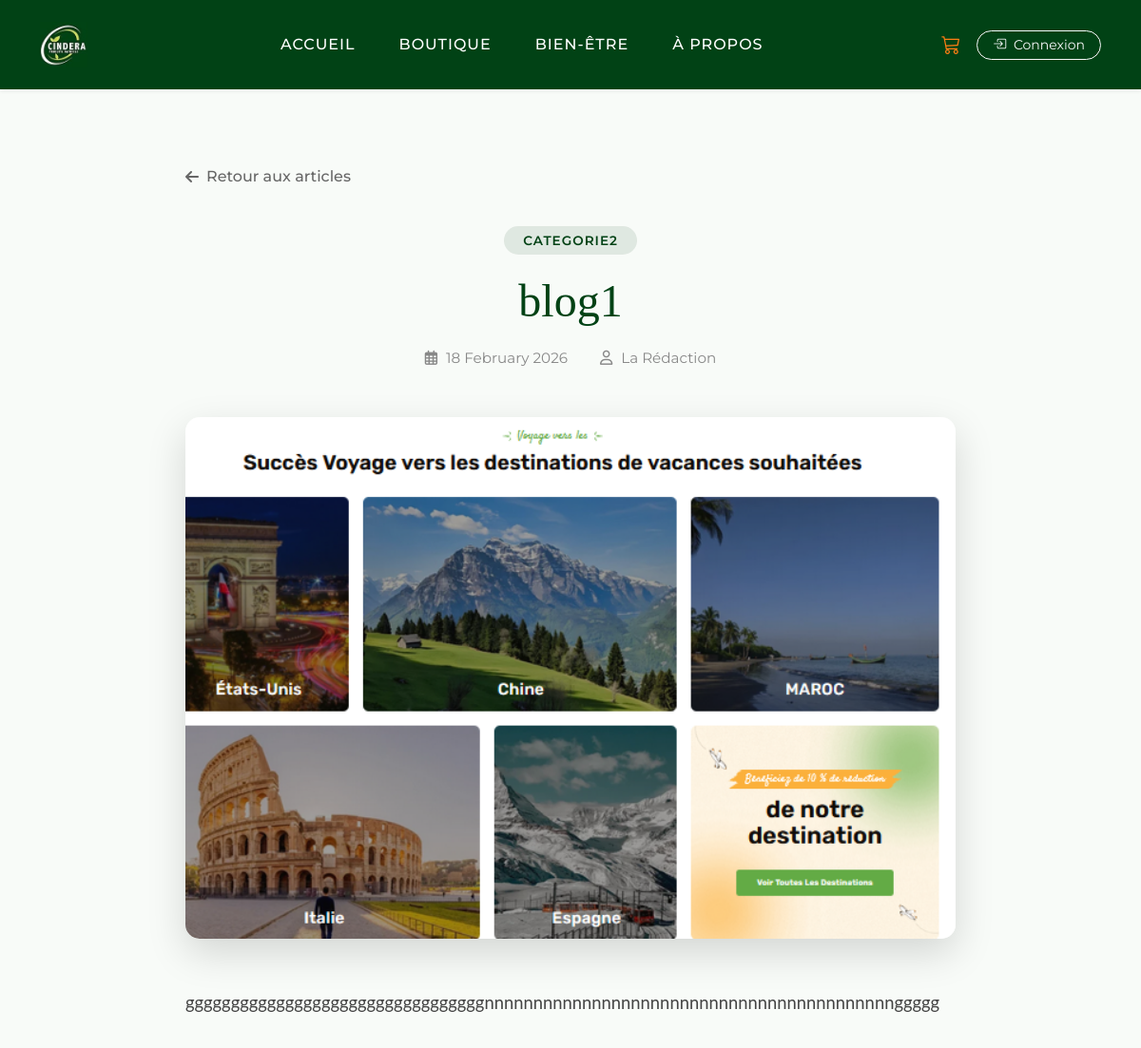
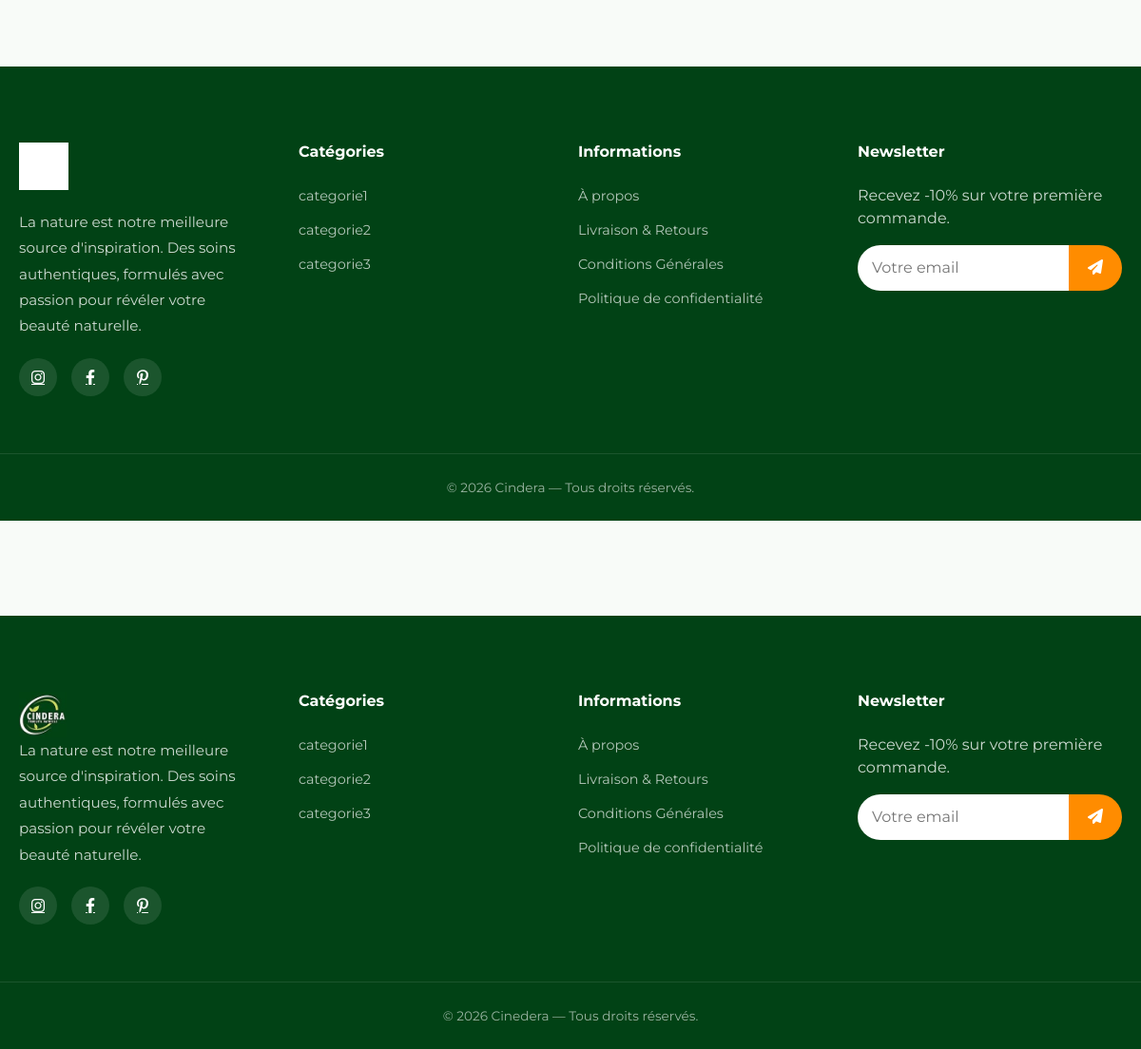
Screenshot of /boutique/bien-etre/blog1/ with the database file from the repository (2 pictures, top to bottom).
### shop/models.py (models this page shows, shortened)
class BlogPost(models.Model):
    category = models.ForeignKey(Category, on_delete=models.SET_NULL, null=True, related_name='posts')
    title = models.CharField(max_length=200)
    slug = models.SlugField(unique=True, max_length=255)
    excerpt = models.TextField(help_text="Texte court affiché sur la carte")
    content = models.TextField(blank=True)
    image = models.ImageField(upload_to='blog/')
    meta_title = models.CharField(max_length=255, blank=True)
    meta_description = models.CharField(max_length=255, blank=True)
    created_at = models.DateTimeField(auto_now_add=True)
    is_active = models.BooleanField(default=True)
    class Meta:
        ordering = ['-created_at']

class Category(models.Model):
    name = models.CharField(max_length=200, unique=True, verbose_name="Nom")
    slug = models.SlugField(max_length=200, unique=True, blank=True)
    description = models.TextField(blank=True, verbose_name="Description")
    image = models.ImageField(upload_to='categories/', blank=True, null=True, verbose_name="Image")
    class Meta:
        verbose_name = "Catégorie"
        verbose_name_plural = "Catégories"
        ordering = ['name']

### shop/views.py (the view)
# urls.py: path('bien-etre/<slug:slug>/', views.post_detail, name='post_detail'),
def post_detail(request, slug):
    config = ShopInfo.get_instance()
    post = get_object_or_404(BlogPost, slug=slug, is_active=True)
    return render(request, 'shop/blog_detail.html', {
        'config': config,
        'post': post,
    })

### shop/context_processors.py (called while the page is built)
def cart_item_count(request):
    cart = request.session.get('cart', {})
    total_quantity = sum(int(item['quantity']) for item in cart.values())
    return {'cart_item_count': total_quantity}

def categories_context(request):
    return {
        'categories': Category.objects.all()
    }

### shop/models.py (called while the page is built)
    @classmethod
    def get_instance(cls):
        obj, _ = cls.objects.get_or_create(pk=1)
        return obj

### templates/shop/blog_detail.html (shortened to what this page needs)
{% extends "base.html" %}
{% load static %}
{% block content %}
    <div class="blog-detail-container">
        <a href="{% url 'products:bien_etre' %}" class="back-link">
            <i class="fas fa-arrow-left"></i> Retour aux articles
        </a>
        <div class="detail-header">
            <div class="detail-category">{{ post.category.name|default:"Bien-être" }}</div>
            <h1 class="detail-title">{{ post.title }}</h1>
            <div class="detail-meta">
                <span><i class="far fa-calendar-alt"></i> {{ post.created_at|date:"d F Y" }}</span>
                <span><i class="far fa-user"></i> {{ post.author.username|default:"La Rédaction" }}</span>
            </div>
        </div>
        <div class="detail-hero">
            {% if post.featured_image %}
                <img src="{{ post.featured_image.url }}" alt="{{ post.title }}">
            {% elif post.image %}
                <img src="{{ post.image.url }}" alt="{{ post.title }}">
            {% else %}
                <img src="https://picsum.photos/seed/{{ post.slug }}/1000/500" alt="Nature">
            {% endif %}
        </div>
        <div class="detail-content">
            {{ post.content|safe }}
        </div>
    </div>
    <footer id="footer">
        <div class="footer-container">
            <div class="footer-col">
                <div class="footer-logo">
                    <img src="{% static 'img/logo.jpg' %}" alt="Cindera">
                </div>
                <p class="footer-text">
                    La nature est notre meilleure source d'inspiration.
                    Des soins authentiques, formulés avec passion pour révéler votre beauté naturelle.
                </p>
                <div class="footer-socials">
                    <a href="#"><i class="fab fa-instagram"></i></a>
                    <a href="#"><i class="fab fa-facebook-f"></i></a>
                    <a href="#"><i class="fab fa-pinterest-p"></i></a>
                </div>
            </div>
            <div class="footer-col">
                <h4>Catégories</h4>
                <ul>
                    {% for category in categories %}
                        <li><a href="{% url 'products:shop' %}?category={{ category.id }}">{{ category.name }}</a></li>
                    {% empty %}
                        <li>Aucune catégorie</li>
                    {% endfor %}
                </ul>
            </div>
            <div class="footer-col">
                <h4>Informations</h4>
                <ul>
                    <li><a href="#">À propos</a></li>
                    <li><a href="#">Livraison & Retours</a></li>
                    <li><a href="#">Conditions Générales</a></li>
                    <li><a href="#">Politique de confidentialité</a></li>
                </ul>
            </div>
            <div class="footer-col">
                <h4>Newsletter</h4>
                <p>Recevez -10% sur votre première commande.</p>
                <form class="footer-newsletter">
                    <input type="email" placeholder="Votre email">
                    <button type="submit"><i class="fas fa-paper-plane"></i></button>
                </form>
            </div>
        </div>
        <div class="footer-bottom">
            © 2026 Cindera — Tous droits réservés.
        </div>
    </footer>
{% endblock content %}

### templates/base.html (shortened to what this page needs)
{% load static %}
<!DOCTYPE html>
<html lang="fr">
<head>
    <link href="https://cdn.jsdelivr.net/npm/bootstrap@5.3.2/dist/css/bootstrap.min.css" rel="stylesheet">
<link rel="stylesheet" href="https://cdn.jsdelivr.net/npm/bootstrap-icons@1.10.0/font/bootstrap-icons.css">
    <link rel="stylesheet" href="https://cdnjs.cloudflare.com/ajax/libs/font-awesome/6.4.0/css/all.min.css">
</head>
<body>
    <nav class="navbar navbar-expand-lg navbar-dark shadow-sm sticky-top">
        <div class="container">
            <a class="navbar-brand" href="{% url 'home' %}">
                <img src="{% static 'img/logo.jpg' %}" alt="Cindera">
            </a>
            <div class="collapse navbar-collapse" id="navbarContent">
                <ul class="navbar-nav mb-2 mb-lg-0 mx-auto">
                    <li class="nav-item">
                        <a class="nav-link {% if request.resolver_match.url_name == 'home' %}active{% endif %}" href="{% url 'home' %}">Accueil</a>
                    </li>
                    <li class="nav-item">
                        <a class="nav-link {% if request.resolver_match.url_name == 'shop' %}active{% endif %}" href="{% url 'products:shop' %}">Boutique</a>
                    </li>
                    <li class="nav-item">
                        <a class="nav-link {% if request.resolver_match.url_name == 'bien_etre' %}active{% endif %}" href="{% url 'products:bien_etre' %}">Bien-être</a>
                    </li>
                    <li class="nav-item">
                        <a class="nav-link {% if request.resolver_match.url_name == 'about' %}active{% endif %}" href="{% url 'products:about' %}">À propos</a>
                    </li>
                </ul>
                <div class="d-flex align-items-center gap-3">
                    <a href="{% url 'products:cart_detail' %}" class="btn btn-link position-relative nav-icon-orange p-0">
                        <i class="bi bi-cart3 fs-5"></i>
                    </a>
{% if user.is_authenticated %}
    <div class="dropdown">
        <button class="btn btn-link dropdown-toggle text-white" type="button" data-bs-toggle="dropdown">
            <i class="bi bi-person-circle fs-5 nav-icon-orange"></i>
            <span class="d-none d-md-inline small">{{ user.username }}</span>
        </button>
        <ul class="dropdown-menu dropdown-menu-end shadow">
            <li>
                <a class="dropdown-item" href="{% url 'products:profile' %}">
                    <i class="bi bi-person me-2 text-white"></i> Mon Profil
                </a>
            </li>
            {% if user.is_manager or user.is_admin_role %}
                <li>
                    <a class="dropdown-item" href="{% url 'dashboard:overview' %}">
                        <i class="bi bi-speedometer2 me-2 text-white"></i> Dashboard
                    </a>
                </li>
            {% endif %}
            <li><hr class="dropdown-divider border-secondary"></li>
            <li>
                <a class="dropdown-item text-danger" href="{% url 'products:logout' %}">
                    <i class="bi bi-box-arrow-right me-2"></i> Déconnexion
                </a>
            </li>
        </ul>
    </div>
{% else %}
    <a href="{% url 'products:login' %}" class="btn btn-outline-light btn-sm rounded-pill px-3">
        <i class="bi bi-box-arrow-in-right me-1"></i> Connexion
    </a>
{% endif %}
                </div>
            </div>
        </div>
    </nav>
    <main>
        {% block content %}{% endblock %}
    </main>
<footer id="footer">
    <div class="footer-container">
        <div class="footer-col">
            <div>
                  <a class="navbar-brand" href="{% url 'home' %}">
                <img src="{% static 'img/logo.jpg' %}" alt="Cindera">
            </a></div>
            <p class="footer-text">
                La nature est notre meilleure source d'inspiration.
                Des soins authentiques, formulés avec passion pour révéler votre beauté naturelle.
            </p>
            <div class="footer-socials">
                <a href="#"><i class="fab fa-instagram"></i></a>
                <a href="#"><i class="fab fa-facebook-f"></i></a>
                <a href="#"><i class="fab fa-pinterest-p"></i></a>
            </div>
        </div>
<div class="footer-col">
    <h4>Catégories</h4>
    <ul>
        {% for category in categories %}
            <li>
                <a href="{% url 'products:shop' %}?category={{ category.id }}">
                    {{ category.name }}
                </a>
            </li>
        {% empty %}
            <li>Aucune catégorie</li>
        {% endfor %}
    </ul>
</div>
        <div class="footer-col">
            <h4>Informations</h4>
            <ul>
                <li><a href="#">À propos</a></li>
                <li><a href="#">Livraison & Retours</a></li>
                <li><a href="#">Conditions Générales</a></li>
                <li><a href="#">Politique de confidentialité</a></li>
            </ul>
        </div>
        <div class="footer-col">
            <h4>Newsletter</h4>
            <p>Recevez -10% sur votre première commande.</p>
            <form class="footer-newsletter">
                <input type="email" placeholder="Votre email">
                <button type="submit">
                    <i class="fas fa-paper-plane"></i>
                </button>
            </form>
        </div>
    </div>
    <div class="footer-bottom">
        © 2026 Cinedera — Tous droits réservés.
    </div>
</footer>
</body>
</html>

### templates/base.html (style rules this page uses)
:root { --primary: #014215; --primary-light: #014215; --accent: #fd7e14; --text-dark: #1c1c1c; --text-light: #666; --white: #ffffff; }
body { font-family: 'Montserrat', sans-serif; background-color: #f8fbf8; color: var(--text-dark); display: flex; flex-direction: column; min-height: 100vh; }
main { flex: 1; }
.navbar { background: linear-gradient(90deg, var(--primary), var(--primary-light)) !important; padding: 18px 0; transition: all 0.3s ease; }
.navbar-brand img { height: 48px; transition: transform 0.3s ease; }
.navbar-nav { gap: 30px; }
.navbar-nav .nav-link { color: var(--white) !important; font-weight: 500; text-transform: uppercase; letter-spacing: 1px; position: relative; transition: 0.3s; }
.navbar-nav .nav-link::after { content: ""; position: absolute; left: 0; bottom: -6px; width: 0%; height: 2px; background: var(--accent); transition: 0.3s ease; }
.nav-icon-orange { color: var(--accent) !important; }
#footer { background: #014215; color: rgba(255,255,255,0.8); padding-top: 80px; margin-top: 100px; }
.footer-container { max-width: 1200px; margin: auto; display: grid; grid-template-columns: repeat(4, 1fr); gap: 50px; padding: 0 20px 60px; }
.footer-logo img { height: 50px; margin-bottom: 20px; filter: brightness(0) invert(1); }
.footer-text { line-height: 1.8; font-size: 0.95rem; margin-bottom: 20px; }
.footer-col h4 { color: white; margin-bottom: 25px; font-size: 1rem; font-weight: 700; }
.footer-col ul { list-style: none; padding: 0; }
.footer-col ul li { margin-bottom: 12px; }
.footer-col ul li a { color: rgba(255,255,255,0.7); font-size: 0.9rem; transition: 0.3s; text-decoration: none; }
.footer-socials { display: flex; gap: 15px; margin-top: 20px; }
.footer-socials a { width: 40px; height: 40px; background: rgba(255,255,255,0.1); display: flex; align-items: center; justify-content: center; border-radius: 50%; color: white; transition: 0.3s; }
.footer-newsletter { display: flex; margin-top: 15px; }
.footer-newsletter input { flex: 1; padding: 12px 15px; border-radius: 30px 0 0 30px; border: none; outline: none; background: white; color: #333; }
.footer-newsletter button { padding: 0 20px; border-radius: 0 30px 30px 0; border: none; background: #ff8c00; color: white; cursor: pointer; transition: 0.3s; }
.footer-bottom { border-top: 1px solid rgba(255,255,255,0.1); text-align: center; padding: 25px; font-size: 0.85rem; color: rgba(255,255,255,0.6); }

### rows the page displays
BlogPost: category.name "CATEGORIE2", title "blog1", created_at "18 February 2026", image (picture), content "gggggggggggggggggggggggggggggggggnnnnnnnnnnnnnnnnnnnnnnnnnnnnnnnnnnnnnnnnnnggggg"
Category: name "categorie1"
Category: name "categorie2"
Category: name "categorie3"

### other values shown
{{ post.author.username|default:"La Rédaction" }} "La Rédaction"
